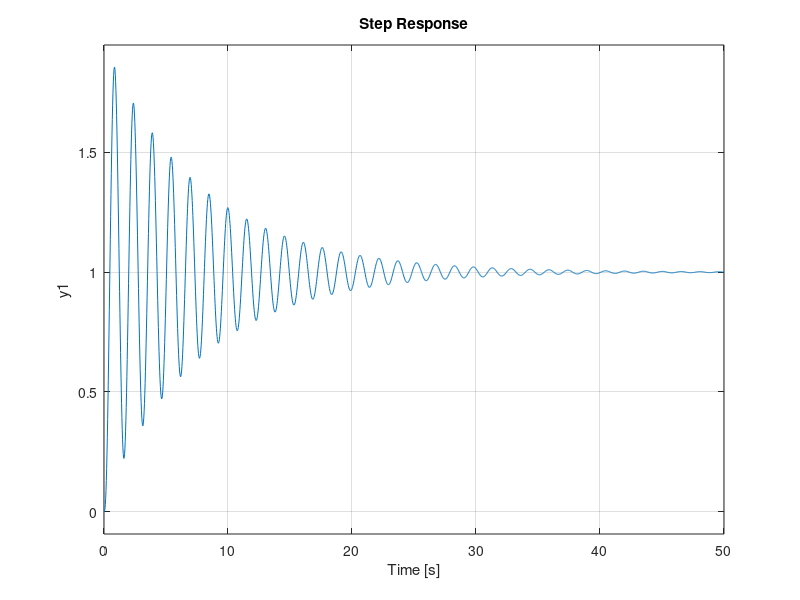
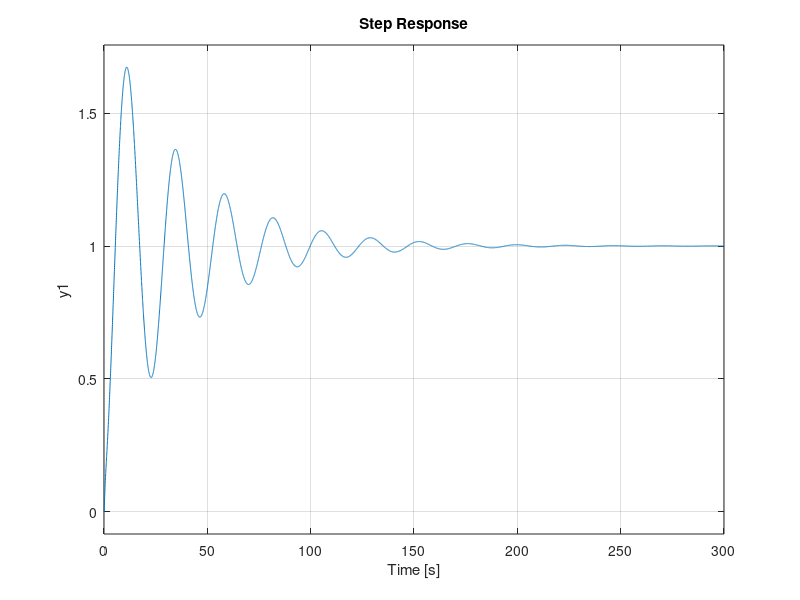

The MATLAB script that drew these images, in order:
clc
clear all
num=0.01;
den=conv([1 0],conv([0.5 1],[0.01 0.1]));
Gs=tf(num,den)
Hs=0.01;
sys1=feedback(Gs,Hs)

kp=100;
p_contr=feedback(kp*sys1,1)
figure
step(p_contr)

kp=1
ki=0.8
kd=1.5
contr=tf([kd kp ki],[1 0]);
pid_contr=feedback(contr*sys1,1)
figure
step(pid_contr)





